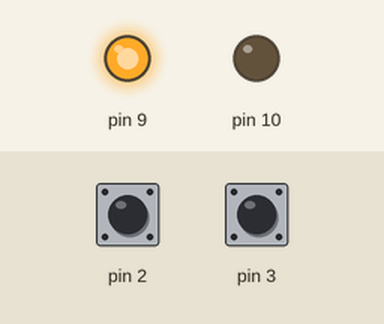
Bench run of a sketch on a simulated Arduino Uno, built with avr-gcc and run on an emulated ATmega328P. Parts: output pins drawn as LEDs (lit = HIGH). The inputs (shaded band) are chosen by the test bench; at power-on: pin 2 HIGH, pin 3 HIGH. What the sketch prints to the serial monitor is not drawn.

Above: at 0.1 s.
At 1.9 s:
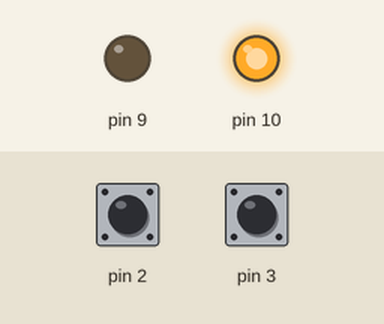
At 38.6 s:
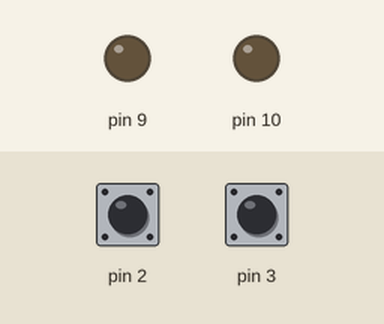
Timing chart, 0 to 40.0 s (numbered marks = the images above):
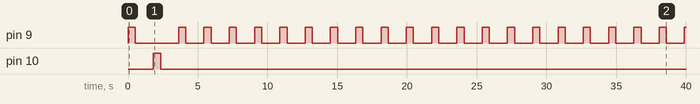

Measured:
- by itself, pin 9: goes HIGH 0.51 s, LOW 3.1 s, 20 × (HIGH 0.51 s, LOW 1.3 s), then HIGH
- by itself, pin 10: LOW → HIGH at 1.8 s, → LOW 0.52 s later

The sketch:

Input_timer_pulling_1.ino
```cpp
void setup() {
  Serial.begin(9600);
  pinMode(2,INPUT_PULLUP);
  pinMode(3,INPUT_PULLUP);
  pinMode(9,OUTPUT);
  pinMode(10,OUTPUT);
  Serial.println("Begin:");
  Timer_initial();
}

void Timer_initial()
{
  // Timer0
  /*TCCR0A=0x00;
  TCCR0B=0x07;
  TIFR0=0x00;
  TCNT0=0x00;
  //GTCCR=0x80;  */

  // Timer1: a 16bit counter
  // Page 170,
  TCCR1A=0x00;
  // Page 173, f_io/64, f_io=16MHz
  TCCR1B=0x03;
  // Page 175,
  TCCR1C=0x80;
  // TC1 Interrupt Flag Register, Page 185
  // Set OCFA
  TIFR1=0x02;
  // Clear counter value
  TCNT1=0x0000;

  // Timer/Counter 1 Interrupt Mask Register, Page 184
  // Set OCIEA
  TIMSK1=0x02;
  // Global Interrupt Enable, Page 27
  SREG=0x80;
  //GTCCR=0x00;

  // 1ms 16000000/64/250
  OCR1AH = 0x00;
  OCR1AL = 0xF4;
}

int SW_status=0;

ISR(TIMER1_COMPA_vect)
{
  TCNT1=0x0000;

  //if (digitalRead(2))
  if (digitalRead(2)&&(SW_status!=2))
  {  Serial.println("2"); SW_status=2; }
  //else if (digitalRead(3))
  else if (digitalRead(3)&&(SW_status!=3))
  {  Serial.println("3"); SW_status=3; }
}

void loop() {
  if (SW_status==2)
  {Serial.println(SW_status);
  digitalWrite(9,HIGH);delay(500);
  digitalWrite(9,LOW);delay(500);
  }
  else if (SW_status==3)
  {Serial.println(SW_status);
  digitalWrite(10,HIGH);delay(500);
  digitalWrite(10,LOW);delay(500);
}

}
```
